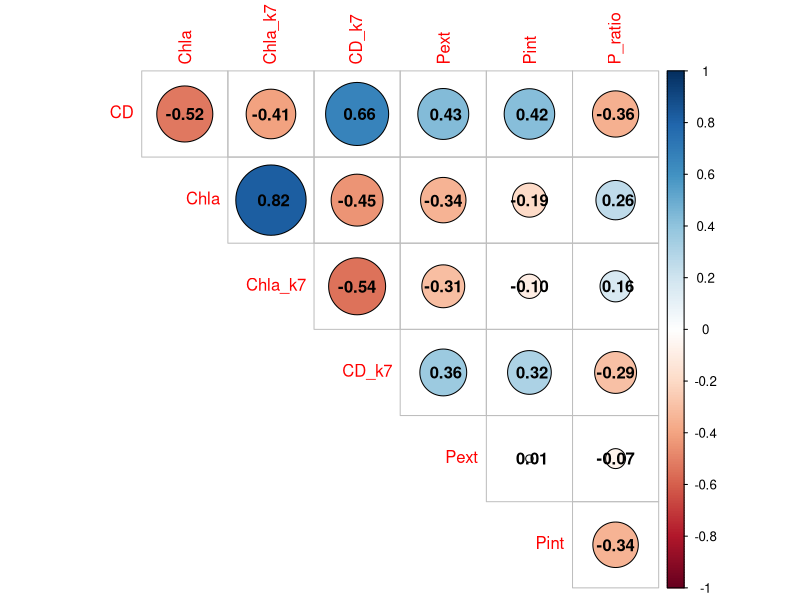

Reproduce this figure in R. (Note: this script raises an error after producing the figure.)
## ---- chunk 1
library(dplyr) #needed for reshaping/reformating data
library(corrplot) #needed for correlation matrix plot
library(ggplot2) #needed for plotting and saving plots
## ---- chunk 2
Me_all_interp<- read.csv(file="Cleaned_data/Impact_model_input_data.csv")
## ---- chunk 3
cor<- Me_all_interp %>% #select fields with responses, include columns with predictors
  select(Chla_ugL_interp, CD_cellsmL_interp, #Chla and CD
         Chla_ugL_interp_k7,CD_cellsmL_interp_k7, #Chla_t-k and CD_t-k
         ExtP_kgday_interp_k28, #P_ext,t-k
         IntP_kgday_interp_k28, #P_int,t-k
         HE_ratio_interp_k28 #P_hypo:P_epi, t-k
         ) %>%
  mutate(#shorten names and remove duplicate fields
    CD=CD_cellsmL_interp, CD_cellsmL_interp=NULL,
    Chla=Chla_ugL_interp,Chla_ugL_interp=NULL,
    Chla_k7=Chla_ugL_interp_k7, Chla_ugL_interp_k7=NULL,
    CD_k7=CD_cellsmL_interp_k7,CD_cellsmL_interp_k7=NULL,
    Pext=ExtP_kgday_interp_k28, ExtP_kgday_interp_k28=NULL,
    Pint=IntP_kgday_interp_k28, IntP_kgday_interp_k28=NULL,
    P_ratio=HE_ratio_interp_k28,HE_ratio_interp_k28=NULL) %>%
  na.omit() #remove NAs

M=cor(cor, method="pearson") #perform correlation using Kendall tau method
file_path= "Products/Figure16_color.png"
png(height=500, width=500, file=file_path, type="cairo")
corrplot(M, #plot cor matrix
                  diag=FALSE, #remove diagonal that shows corr of vars with themselves
                  outline=TRUE, #add outline around shapes to see
                  sig.level=c(0.001, 0.01, 0.05), insig='blank', #add signif stars
                  addCoef.col='black', #add corr values in black
                  type='upper')#only show upper half of matrix
  #recordPlot() #call in the recordPlot function to record plot

fig16
ggsave(fig16, file="Products/Figure16_color.png")
## ---- chunk 4
regka_Chla<- glm(formula=log10(Chla_ugL_interp) ~ #Chla_t
              log10(Chla_ugL_interp_k7) + #Chl-a_t-k
                log10(ExtP_kgday_interp_k28), #P_ext,t-k
              data=Me_all_interp) #data frame
summary(regka_Chla)#prints the glm output
aov(regka_Chla)#prints the sum of squares for the regression and residuals
layout(matrix(c(1,2,3,4),2,2)) #layout 4 graphs/page
plot(regka_Chla) #prints diagnostic graphs for regression
par(mfrow=c(1,1))
## ---- chunk 5
regkb_Chla<- glm(formula=log10(Chla_ugL_interp) ~ #Chla_t
              log10(Chla_ugL_interp_k7) + #Chla_t-k
                log10(ExtP_kgday_interp_k28) + #P_ext,t-k
                IntP_kgday_interp_k28, #P_int,t-k
              data=Me_all_interp) #data frame
summary(regkb_Chla)#prints the glm output
aov(regkb_Chla)#prints the sum of squares for the regression and residuals
layout(matrix(c(1,2,3,4),2,2)) # optional 4 graphs/page
plot(regkb_Chla) #prints diagnostic graphs for regression
par(mfrow=c(1,1))
## ---- chunk 6
regkc_Chla<- glm(formula=log10(Chla_ugL_interp) ~ #Chla_t
              log10(Chla_ugL_interp_k7) + #Chla_t-k
               log10(ExtP_kgday_interp_k28) + #P_ext,t-k
                log10(HE_ratio_interp_k21), #P_hypo:P_epiP,t-k
              data=Me_all_interp) #data frame
summary(regkc_Chla)#prints the glm output
aov(regkc_Chla)#prints the sum of squares for the regression and residuals
layout(matrix(c(1,2,3,4),2,2)) # optional 4 graphs/page
plot(regkc_Chla) #prints diagnostic graphs for regression
par(mfrow=c(1,1))
## ---- chunk 7
regka_CD<- glm(formula=log10(CD_cellsmL_interp) ~ #CD_t
              log10(CD_cellsmL_interp_k7) + #CD_t-k
                log10(ExtP_kgday_interp_k28), #P_ext,t-k
              data=Me_all_interp) #data frame
summary(regka_CD)#prints the glm output
aov(regka_CD)#prints the sum of squares for the regression and residuals
layout(matrix(c(1,2,3,4),2,2)) #layout 4 graphs/page
plot(regka_CD) #prints diagnostic graphs for regression
par(mfrow=c(1,1))
## ---- chunk 8
regkb_CD<- glm(formula=log10(CD_cellsmL_interp) ~ #CD_t
              log10(CD_cellsmL_interp_k7) + #CD_t-k
                log10(ExtP_kgday_interp_k28) + #P_ext,t-k
                IntP_kgday_interp_k28, #P_int,t-k
              data=Me_all_interp) #data frame
summary(regkb_CD)#prints the glm output
aov(regkb_CD)#prints the sum of squares for the regression and residuals
layout(matrix(c(1,2,3,4),2,2)) # optional 4 graphs/page
plot(regkb_CD) #prints diagnostic graphs for regression
par(mfrow=c(1,1))
## ---- chunk 9
regkc_CD<- glm(formula=log10(CD_cellsmL_interp) ~ #CD_t
              log10(CD_cellsmL_interp_k7) + #CD_t-k
                log10(ExtP_kgday_interp_k28) + #P_ext,t-k
                log10(HE_ratio_interp_k28), #P_hypo:P_epiP,t-k
              data=Me_all_interp) #data frame
summary(regkc_CD)#prints the glm output
aov(regkc_CD)#prints the sum of squares for the regression and residuals
layout(matrix(c(1,2,3,4),2,2)) # optional 4 graphs/page
plot(regkc_CD) #prints diagnostic graphs for regression
par(mfrow=c(1,1))
## ---- chunk 10
YRregk_Chla_2013<- aov(formula=log10(Chla_ugL_interp) ~ #Chla_t
              log10(Chla_ugL_interp_k7) + #Chla_t-k
                log10(ExtP_kgday_interp_k28) + #P_ext,t-k
                IntP_kgday_interp_k28, #P_int,t-k
              data=subset(Me_all_interp, Yr==2013)) #subset data by year
SS_2013<- summary(YRregk_Chla_2013)#prints the sum of squares for the regression 
impact2013<- data.frame(SS_2013[[1]])[,2,drop=FALSE] #pulls out the SS as table

YRregk_Chla_2014<- aov(formula=log10(Chla_ugL_interp) ~ #Chla_t
              log10(Chla_ugL_interp_k7) + #Chla_t-k
                log10(ExtP_kgday_interp_k28) + #P_ext,t-k
                IntP_kgday_interp_k28, #P_int,t-k
              data=subset(Me_all_interp, Yr==2014)) #subset data by year
SS_2014<- summary(YRregk_Chla_2014)#prints the sum of squares for the regression 
impact2014<- data.frame(SS_2014[[1]])[,2,drop=FALSE] #pulls out the SS as table

YRregk_Chla_2015<- aov(formula=log10(Chla_ugL_interp) ~ #Chla_t
              log10(Chla_ugL_interp_k7) + #Chla_t-k
                log10(ExtP_kgday_interp_k28) + #P_ext,t-k
                IntP_kgday_interp_k28, #P_int,t-k
              data=subset(Me_all_interp, Yr==2015)) #subset data by year
SS_2015<- summary(YRregk_Chla_2015)#prints the sum of squares for the regression 
impact2015<- data.frame(SS_2015[[1]])[,2,drop=FALSE] #pulls out the SS as table

YRregk_Chla_2016<- aov(formula=log10(Chla_ugL_interp) ~ #Chla_t
              log10(Chla_ugL_interp_k7) + #Chla_t-k
                log10(ExtP_kgday_interp_k28) + #P_ext,t-k
                IntP_kgday_interp_k28, #P_int,t-k
              data=subset(Me_all_interp, Yr==2016)) #subset data by year
SS_2016<- summary(YRregk_Chla_2016)#prints the sum of squares for the regression 
impact2016<- data.frame(SS_2016[[1]])[,2,drop=FALSE] #pulls out the SS as table

YRregk_Chla_2017<- aov(formula=log10(Chla_ugL_interp) ~ #Chla_t
              log10(Chla_ugL_interp_k7) + #Chla_t-k
                log10(ExtP_kgday_interp_k28) + #P_ext,t-k
                IntP_kgday_interp_k28, #P_int,t-k
              data=subset(Me_all_interp, Yr==2017)) #subset data by year
SS_2017<- summary(YRregk_Chla_2017)#prints the sum of squares for the regression 
impact2017<- data.frame(SS_2017[[1]])[,2,drop=FALSE] #pulls out the SS as table

YRregk_Chla_2018<- aov(formula=log10(Chla_ugL_interp) ~ #Chla_t
              log10(Chla_ugL_interp_k7) + #Chla_t-k
                log10(ExtP_kgday_interp_k28) + #P_ext,t-k
                IntP_kgday_interp_k28, #P_int,t-k
              data=subset(Me_all_interp, Yr==2018)) #subset data by year
SS_2018<- summary(YRregk_Chla_2018)#prints the sum of squares for the regression 
impact2018<- data.frame(SS_2018[[1]])[,2,drop=FALSE] #pulls out the SS as table

Model_output_Chla<- cbind(impact2013, impact2014, impact2015, impact2016, 
                          impact2017, impact2018) #combines all tables together
colnames(Model_output_Chla)<- c("2013", "2014", "2015", "2016", "2017", "2018")
# renames columns with year for sum squares
write.csv(Model_output_Chla, file="Cleaned_data/Impact_model_output_Chla.csv")
## ---- chunk 11
YRregk_CD_2013<- aov(formula=log10(CD_cellsmL_interp) ~ #CD_t
              log10(CD_cellsmL_interp_k7) + #CD_t-k
                log10(ExtP_kgday_interp_k28) + #P_ext,t-k
                IntP_kgday_interp_k28, #P_int,t-k
              data=subset(Me_all_interp, Yr==2013) #subset data by year
            )
SS_2013<- summary(YRregk_CD_2013)#prints the sum of squares for the regression 
impact2013<- data.frame(SS_2013[[1]])[,2,drop=FALSE] #pulls out the SS as table

YRregk_CD_2014<- aov(formula=log10(CD_cellsmL_interp) ~ #CD_t
              log10(CD_cellsmL_interp_k7) + #CD_t-k
                log10(ExtP_kgday_interp_k28) + #P_ext,t-k
                IntP_kgday_interp_k28, #P_int,t-k
              data=subset(Me_all_interp, Yr==2014) #subset data by year
            )
SS_2014<- summary(YRregk_CD_2014)#prints the sum of squares for the regression 
impact2014<- data.frame(SS_2014[[1]])[,2,drop=FALSE] #pulls out the SS as table

YRregk_CD_2015<- aov(formula=log10(CD_cellsmL_interp) ~ #CD_t
              log10(CD_cellsmL_interp_k7) + #CD_t-k
                log10(ExtP_kgday_interp_k28) + #P_ext,t-k
                IntP_kgday_interp_k28, #P_int,t-k
              data=subset(Me_all_interp, Yr==2015) #subset data by year
            )
SS_2015<- summary(YRregk_CD_2015)#prints the sum of squares for the regression 
impact2015<- data.frame(SS_2015[[1]])[,2,drop=FALSE] #pulls out the SS as table

YRregk_CD_2016<- aov(formula=log10(CD_cellsmL_interp) ~ #CD_t
              log10(CD_cellsmL_interp_k7) + #CD_t-k
                log10(ExtP_kgday_interp_k28) + #P_ext,t-k
                IntP_kgday_interp_k28, #P_int,t-k
              data=subset(Me_all_interp, Yr==2016) #subset data by year
            )
SS_2016<- summary(YRregk_CD_2016)#prints the sum of squares for the regression 
impact2016<- data.frame(SS_2016[[1]])[,2,drop=FALSE] #pulls out the SS as table

YRregk_CD_2017<- aov(formula=log10(CD_cellsmL_interp) ~ #CD_t
              log10(CD_cellsmL_interp_k7) + #CD_t-k
                log10(ExtP_kgday_interp_k28) + #P_ext,t-k
                IntP_kgday_interp_k28, #P_int,t-k
              data=subset(Me_all_interp, Yr==2017) #subset data by year
            )
SS_2017<- summary(YRregk_CD_2017)#prints the sum of squares for the regression 
impact2017<- data.frame(SS_2017[[1]])[,2,drop=FALSE] #pulls out the SS as table

YRregk_CD_2018<- aov(formula=log10(CD_cellsmL_interp) ~ #CD_t
              log10(CD_cellsmL_interp_k7) + #CD_t-k
                log10(ExtP_kgday_interp_k28) + #P_ext,t-k
                IntP_kgday_interp_k28, #P_int,t-k
              data=subset(Me_all_interp, Yr==2018) #subset data by year
            )
SS_2018<- summary(YRregk_CD_2018)#prints the sum of squares for the regression 
impact2018<- data.frame(SS_2018[[1]])[,2,drop=FALSE] #pulls out the SS as table

Model_output_CD<- cbind(impact2013, impact2014, impact2015, impact2016, 
                          impact2017, impact2018) #combines all tables together
colnames(Model_output_CD)<- c("2013", "2014", "2015", "2016", "2017", "2018")
# renames columns with year for sum squares
write.csv(Model_output_CD, file="Cleaned_data/Impact_model_output_Chla.csv")
